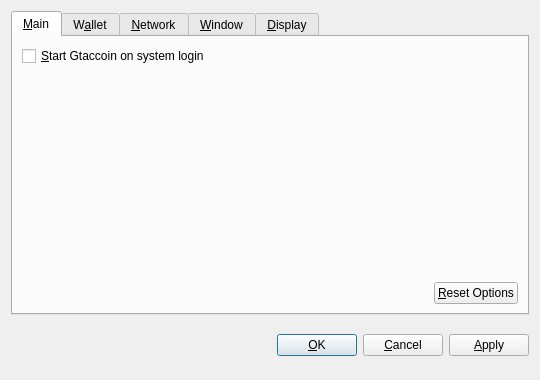
<?xml version="1.0" encoding="UTF-8"?>
<ui version="4.0">
 <class>OptionsDialog</class>
 <widget class="QDialog" name="OptionsDialog">
  <property name="geometry">
   <rect>
    <x>0</x>
    <y>0</y>
    <width>540</width>
    <height>380</height>
   </rect>
  </property>
  <property name="windowTitle">
   <string>Options</string>
  </property>
  <property name="modal">
   <bool>true</bool>
  </property>
  <layout class="QVBoxLayout" name="verticalLayout">
   <item>
    <widget class="QTabWidget" name="tabWidget">
     <property name="tabPosition">
      <enum>QTabWidget::North</enum>
     </property>
     <property name="currentIndex">
      <number>0</number>
     </property>
     <widget class="QWidget" name="tabMain">
      <attribute name="title">
       <string>&amp;Main</string>
      </attribute>
      <layout class="QVBoxLayout" name="verticalLayout_Main">
       <item>
        <widget class="QCheckBox" name="bitcoinAtStartup">
         <property name="toolTip">
          <string>Automatically start Gtaccoin after logging in to the system.</string>
         </property>
         <property name="text">
          <string>&amp;Start Gtaccoin on system login</string>
         </property>
        </widget>
       </item>
       <item>
        <spacer name="verticalSpacer_Main">
         <property name="orientation">
          <enum>Qt::Vertical</enum>
         </property>
         <property name="sizeHint" stdset="0">
          <size>
           <width>20</width>
           <height>40</height>
          </size>
         </property>
        </spacer>
       </item>
       <item>
        <layout class="QHBoxLayout" name="horizontalLayout_2_Main">
         <item>
          <spacer name="horizontalSpacer_2_Main">
           <property name="orientation">
            <enum>Qt::Horizontal</enum>
           </property>
           <property name="sizeHint" stdset="0">
            <size>
             <width>40</width>
             <height>20</height>
            </size>
           </property>
          </spacer>
         </item>
         <item>
          <widget class="QPushButton" name="resetButton">
           <property name="toolTip">
            <string>Reset all client options to default.</string>
           </property>
           <property name="text">
            <string>&amp;Reset Options</string>
           </property>
           <property name="autoDefault">
            <bool>false</bool>
           </property>
          </widget>
         </item>
        </layout>
       </item>
      </layout>
     </widget>
     <widget class="QWidget" name="tabWallet">
      <attribute name="title">
       <string>W&amp;allet</string>
      </attribute>
      <layout class="QVBoxLayout" name="verticalLayout_Network">
       <item>
        <widget class="QLabel" name="transactionFeeInfoLabel">
         <property name="text">
          <string>Optional transaction fee per kB that helps make sure your transactions are processed quickly. Most transactions are 1 kB.</string>
         </property>
         <property name="textFormat">
          <enum>Qt::PlainText</enum>
         </property>
         <property name="wordWrap">
          <bool>true</bool>
         </property>
        </widget>
       </item>
       <item>
        <layout class="QHBoxLayout" name="horizontalLayout_1_Main">
         <item>
          <widget class="QLabel" name="transactionFeeLabel">
           <property name="text">
            <string>Pay transaction &amp;fee</string>
           </property>
           <property name="textFormat">
            <enum>Qt::PlainText</enum>
           </property>
           <property name="buddy">
            <cstring>transactionFee</cstring>
           </property>
          </widget>
         </item>
         <item>
          <widget class="BitcoinAmountField" name="transactionFee"/>
         </item>
         <item>
          <spacer name="horizontalSpacer_1_Main">
           <property name="orientation">
            <enum>Qt::Horizontal</enum>
           </property>
           <property name="sizeHint" stdset="0">
            <size>
             <width>40</width>
             <height>20</height>
            </size>
           </property>
          </spacer>
         </item>
        </layout>
       </item>
       <item>
        <widget class="QLabel" name="label">
         <property name="text">
          <string>If you disable the spending of unconfirmed change, the change from a transaction cannot be used until that transaction has at least one confirmation. This also affects how your balance is computed.</string>
         </property>
         <property name="wordWrap">
          <bool>true</bool>
         </property>
        </widget>
       </item>
       <item>
        <widget class="QCheckBox" name="spendZeroConfChange">
         <property name="text">
          <string>Spend unconfirmed change  (experts only)</string>
         </property>
        </widget>
       </item>
       <item>
        <spacer name="verticalSpacer">
         <property name="orientation">
          <enum>Qt::Vertical</enum>
         </property>
         <property name="sizeHint" stdset="0">
          <size>
           <width>20</width>
           <height>40</height>
          </size>
         </property>
        </spacer>
       </item>
      </layout>
     </widget>
     <widget class="QWidget" name="tabNetwork">
      <attribute name="title">
       <string>&amp;Network</string>
      </attribute>
      <layout class="QVBoxLayout" name="verticalLayout_Network">
       <item>
        <widget class="QCheckBox" name="mapPortUpnp">
         <property name="toolTip">
          <string>Automatically open the Gtaccoin client port on the router. This only works when your router supports UPnP and it is enabled.</string>
         </property>
         <property name="text">
          <string>Map port using &amp;UPnP</string>
         </property>
        </widget>
       </item>
       <item>
        <widget class="QCheckBox" name="connectSocks">
         <property name="toolTip">
          <string>Connect to the Gtaccoin network through a SOCKS proxy (e.g. when connecting through Tor).</string>
         </property>
         <property name="text">
          <string>&amp;Connect through SOCKS proxy:</string>
         </property>
        </widget>
       </item>
       <item>
        <layout class="QHBoxLayout" name="horizontalLayout_Network">
         <item>
          <widget class="QLabel" name="proxyIpLabel">
           <property name="text">
            <string>Proxy &amp;IP:</string>
           </property>
           <property name="textFormat">
            <enum>Qt::PlainText</enum>
           </property>
           <property name="buddy">
            <cstring>proxyIp</cstring>
           </property>
          </widget>
         </item>
         <item>
          <widget class="QValidatedLineEdit" name="proxyIp">
           <property name="maximumSize">
            <size>
             <width>140</width>
             <height>16777215</height>
            </size>
           </property>
           <property name="toolTip">
            <string>IP address of the proxy (e.g. 127.0.0.1)</string>
           </property>
          </widget>
         </item>
         <item>
          <widget class="QLabel" name="proxyPortLabel">
           <property name="text">
            <string>&amp;Port:</string>
           </property>
           <property name="textFormat">
            <enum>Qt::PlainText</enum>
           </property>
           <property name="buddy">
            <cstring>proxyPort</cstring>
           </property>
          </widget>
         </item>
         <item>
          <widget class="QLineEdit" name="proxyPort">
           <property name="maximumSize">
            <size>
             <width>55</width>
             <height>16777215</height>
            </size>
           </property>
           <property name="toolTip">
            <string>Port of the proxy (e.g. 9050)</string>
           </property>
          </widget>
         </item>
         <item>
          <widget class="QLabel" name="socksVersionLabel">
           <property name="text">
            <string>SOCKS &amp;Version:</string>
           </property>
           <property name="textFormat">
            <enum>Qt::PlainText</enum>
           </property>
           <property name="buddy">
            <cstring>socksVersion</cstring>
           </property>
          </widget>
         </item>
         <item>
          <widget class="QValueComboBox" name="socksVersion">
           <property name="toolTip">
            <string>SOCKS version of the proxy (e.g. 5)</string>
           </property>
          </widget>
         </item>
         <item>
          <spacer name="horizontalSpacer_Network">
           <property name="orientation">
            <enum>Qt::Horizontal</enum>
           </property>
           <property name="sizeHint" stdset="0">
            <size>
             <width>40</width>
             <height>20</height>
            </size>
           </property>
          </spacer>
         </item>
        </layout>
       </item>
       <item>
        <spacer name="verticalSpacer_Network">
         <property name="orientation">
          <enum>Qt::Vertical</enum>
         </property>
         <property name="sizeHint" stdset="0">
          <size>
           <width>20</width>
           <height>40</height>
          </size>
         </property>
        </spacer>
       </item>
      </layout>
     </widget>
     <widget class="QWidget" name="tabWindow">
      <attribute name="title">
       <string>&amp;Window</string>
      </attribute>
      <layout class="QVBoxLayout" name="verticalLayout_Window">
       <item>
        <widget class="QCheckBox" name="minimizeToTray">
         <property name="toolTip">
          <string>Show only a tray icon after minimizing the window.</string>
         </property>
         <property name="text">
          <string>&amp;Minimize to the tray instead of the taskbar</string>
         </property>
        </widget>
       </item>
       <item>
        <widget class="QCheckBox" name="minimizeOnClose">
         <property name="toolTip">
          <string>Minimize instead of exit the application when the window is closed. When this option is enabled, the application will be closed only after selecting Quit in the menu.</string>
         </property>
         <property name="text">
          <string>M&amp;inimize on close</string>
         </property>
        </widget>
       </item>
       <item>
        <spacer name="verticalSpacer_Window">
         <property name="orientation">
          <enum>Qt::Vertical</enum>
         </property>
         <property name="sizeHint" stdset="0">
          <size>
           <width>20</width>
           <height>40</height>
          </size>
         </property>
        </spacer>
       </item>
      </layout>
     </widget>
     <widget class="QWidget" name="tabDisplay">
      <attribute name="title">
       <string>&amp;Display</string>
      </attribute>
      <layout class="QVBoxLayout" name="verticalLayout_Display">
       <item>
        <layout class="QHBoxLayout" name="horizontalLayout_1_Display">
         <item>
          <widget class="QLabel" name="langLabel">
           <property name="text">
            <string>User Interface &amp;language:</string>
           </property>
           <property name="textFormat">
            <enum>Qt::PlainText</enum>
           </property>
           <property name="buddy">
            <cstring>lang</cstring>
           </property>
          </widget>
         </item>
         <item>
          <widget class="QValueComboBox" name="lang">
           <property name="toolTip">
            <string>The user interface language can be set here. This setting will take effect after restarting Gtaccoin.</string>
           </property>
          </widget>
         </item>
        </layout>
       </item>
       <item>
        <layout class="QHBoxLayout" name="horizontalLayout_2_Display">
         <item>
          <widget class="QLabel" name="unitLabel">
           <property name="text">
            <string>&amp;Unit to show amounts in:</string>
           </property>
           <property name="textFormat">
            <enum>Qt::PlainText</enum>
           </property>
           <property name="buddy">
            <cstring>unit</cstring>
           </property>
          </widget>
         </item>
         <item>
          <widget class="QValueComboBox" name="unit">
           <property name="toolTip">
            <string>Choose the default subdivision unit to show in the interface and when sending coins.</string>
           </property>
          </widget>
         </item>
        </layout>
       </item>
       <item>
        <widget class="QCheckBox" name="displayAddresses">
         <property name="toolTip">
          <string>Whether to show Gtaccoin addresses in the transaction list or not.</string>
         </property>
         <property name="text">
          <string>&amp;Display addresses in transaction list</string>
         </property>
        </widget>
       </item>
       <item>
        <widget class="QCheckBox" name="coinControlFeatures">
         <property name="toolTip">
          <string>Whether to show coin control features or not.</string>
         </property>
         <property name="text">
          <string>Display coin &amp;control features (experts only!)</string>
         </property>
        </widget>
       </item>
       <item>
        <spacer name="verticalSpacer_Display">
         <property name="orientation">
          <enum>Qt::Vertical</enum>
         </property>
         <property name="sizeHint" stdset="0">
          <size>
           <width>20</width>
           <height>40</height>
          </size>
         </property>
        </spacer>
       </item>
      </layout>
     </widget>
    </widget>
   </item>
   <item>
    <layout class="QHBoxLayout" name="horizontalLayout_Buttons">
     <item>
      <spacer name="horizontalSpacer_1">
       <property name="orientation">
        <enum>Qt::Horizontal</enum>
       </property>
       <property name="sizeHint" stdset="0">
        <size>
         <width>40</width>
         <height>48</height>
        </size>
       </property>
      </spacer>
     </item>
     <item>
      <widget class="QLabel" name="statusLabel">
       <property name="font">
        <font>
         <weight>75</weight>
         <bold>true</bold>
        </font>
       </property>
       <property name="text">
        <string/>
       </property>
       <property name="textFormat">
        <enum>Qt::PlainText</enum>
       </property>
       <property name="wordWrap">
        <bool>true</bool>
       </property>
      </widget>
     </item>
     <item>
      <spacer name="horizontalSpacer_2">
       <property name="orientation">
        <enum>Qt::Horizontal</enum>
       </property>
       <property name="sizeHint" stdset="0">
        <size>
         <width>40</width>
         <height>48</height>
        </size>
       </property>
      </spacer>
     </item>
     <item>
      <widget class="QPushButton" name="okButton">
       <property name="text">
        <string>&amp;OK</string>
       </property>
      </widget>
     </item>
     <item>
      <widget class="QPushButton" name="cancelButton">
       <property name="text">
        <string>&amp;Cancel</string>
       </property>
       <property name="autoDefault">
        <bool>false</bool>
       </property>
      </widget>
     </item>
     <item>
      <widget class="QPushButton" name="applyButton">
       <property name="text">
        <string>&amp;Apply</string>
       </property>
       <property name="autoDefault">
        <bool>false</bool>
       </property>
      </widget>
     </item>
    </layout>
   </item>
  </layout>
 </widget>
 <customwidgets>
  <customwidget>
   <class>BitcoinAmountField</class>
   <extends>QSpinBox</extends>
   <header>bitcoinamountfield.h</header>
  </customwidget>
  <customwidget>
   <class>QValueComboBox</class>
   <extends>QComboBox</extends>
   <header>qvaluecombobox.h</header>
  </customwidget>
  <customwidget>
   <class>QValidatedLineEdit</class>
   <extends>QLineEdit</extends>
   <header>qvalidatedlineedit.h</header>
  </customwidget>
 </customwidgets>
 <resources/>
 <connections/>
</ui>
